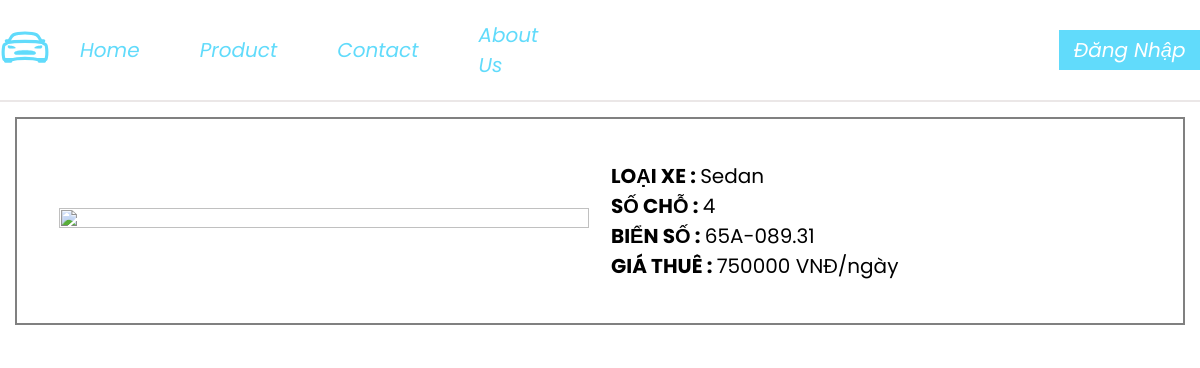
Page /car.php?name=65A-089.31 on the committed database.
### tables this page shows
CREATE TABLE `car` (
  `carID` int(11) NOT NULL AUTO_INCREMENT,
  `carNumPlate` varchar(20) NOT NULL,
  `typeID` int(11) NOT NULL,
  `carDescribe` varchar(100) DEFAULT NULL,
  `carState` int(11) DEFAULT 0,
  `carImg` longblob DEFAULT NULL,
  PRIMARY KEY (`carID`),
  UNIQUE KEY `carNumPlate` (`carNumPlate`),
  KEY `fkCarType` (`typeID`),
  CONSTRAINT `fkCarType` FOREIGN KEY (`typeID`) REFERENCES `cartype` (`typeID`)
);

CREATE TABLE `cartype` (
  `typeID` int(11) NOT NULL AUTO_INCREMENT,
  `typeName` varchar(100) DEFAULT NULL,
  `seatNum` int(11) DEFAULT 0,
  `price` int(11) DEFAULT 0,
  PRIMARY KEY (`typeID`),
  UNIQUE KEY `typeName` (`typeName`),
  CONSTRAINT `ckSeatNum` CHECK (`seatNum` >= 0),
  CONSTRAINT `ckPrice` CHECK (`price` >= 0)
);

### car.php (the view, shortened to what this page needs)
<!DOCTYPE html>
<html lang="vn">
<head>
    <link rel="stylesheet" type="text/css" href="style.css">
    <link rel="stylesheet" type="text/css" href="style-car.css">
</head>
<body>
    <?php include('header.php') ?>
	<div id="container">
        <?php
            if(isset($_REQUEST['name'])){
                require "connection.php";
                $query = "SELECT * FROM car c JOIN carType ct ON c.typeid=ct.typeid
                    WHERE c.carNumPlate='$_REQUEST[name]'";
                $result = $conn->query($query)
                    or die("Data retrieval failed" . $conn->conenct_error);
                $row = $result->fetch_assoc();
                 if($row){
                    echo "<div class=\"car-info\">
                        <table id=\"frame\">
                            <tr>
                                <td id=\"fr-left\" align=\"right\"><img class=\"carImg\" src='imgLoad.php?name=$row[carID]'></td>
                                <td id=\"fr-right\">
                                    <b>LOẠI XE	: </b>$row[typeName]<br>
                                    <b>SỐ CHỖ 	: </b>$row[seatNum]<br>
                                    <b>BIỂN SỐ	: </b>$row[carNumPlate]<br>
                                    <b>GIÁ THUÊ	: </b>$row[price] VNĐ/ngày<br>";
                                echo "</td>
                            </tr>
                        </table>
                    </div>";
                }
            }
        ?>
	</div>
</body>
</html>

### style.css (style rules this page uses)
body { width: 100%; margin: auto; }
div { display: block; }
#container { border: 5px solid green; background-color: white; border: 10px solid white; }
.car-info { border: solid grey 2px; padding:10px; margin:5px; font-size: 20px; overflow:auto; line-height: 1.5; }
.carImg { width:350px; height:250px; float:left; clear:left; margin-right:15px; }

### style-car.css (style rules this page uses)
#frame { width:100%; padding:20px; }
#fr-left { width:50%; padding:10px; }
#fr-right { width:50%; padding:10px; vertical-align: top; }
.carImg { width:100%; height:100%; }

### header.css (style rules this page uses)
* { padding:0; margin:0; }
body { width: 100%; height: 100vh; font-family: 'Poppins',sans-serif; }

### rows in the picture
car: typeID.typeName "Sedan", typeID.seatNum "4", carNumPlate "65A-089.31", typeID.price "750000"
